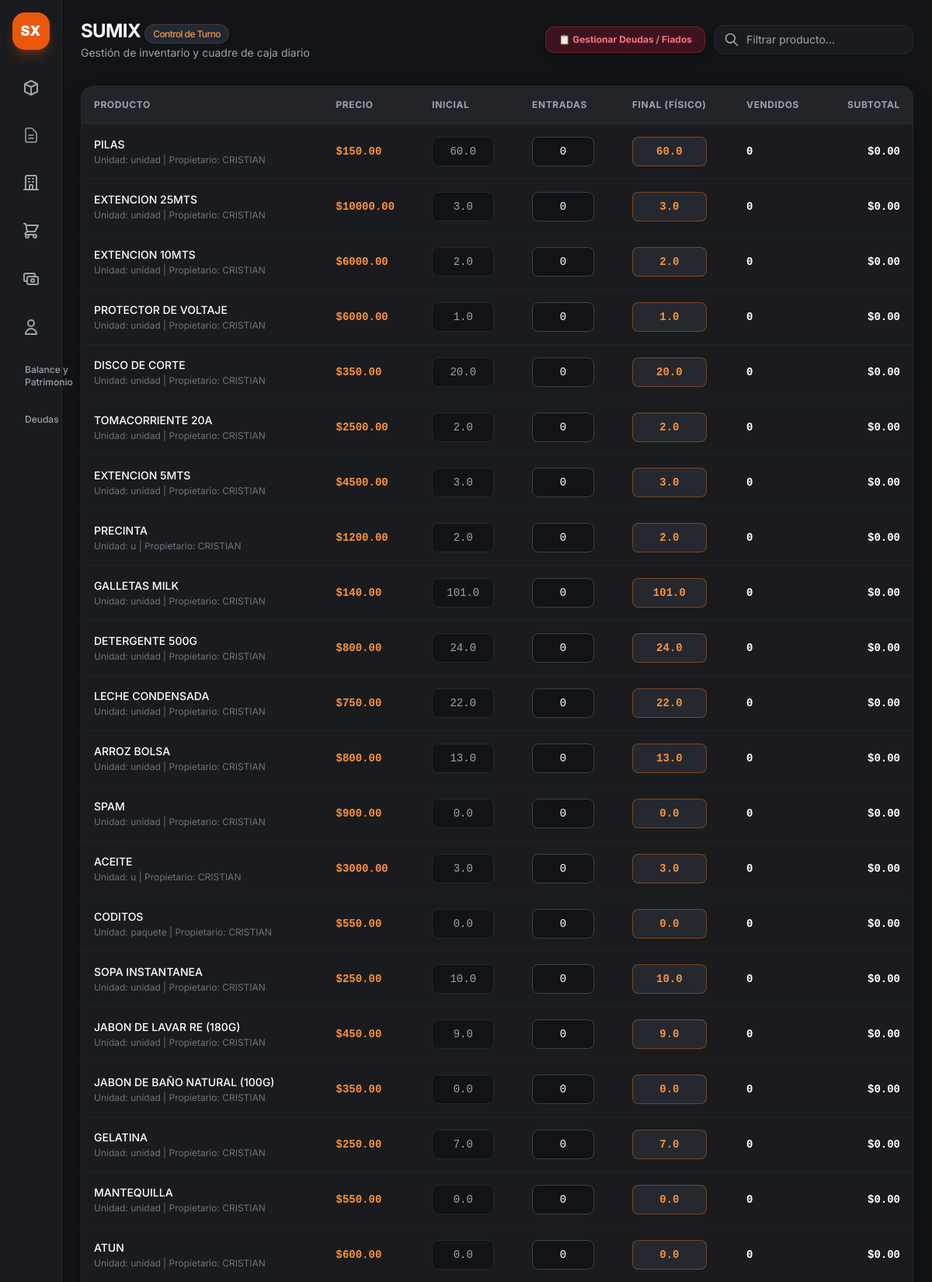
Screenshot of /cierre (signed in, upper part) with the database file from the repository.
### app.py (models this page shows, shortened)
class Producto(db.Model):
    __tablename__ = 'productos'
    id = db.Column(db.Integer, primary_key=True)
    codigo = db.Column(db.String(50), nullable=True)
    nombre = db.Column(db.String(100), nullable=False)
    unidad_medida = db.Column(db.String(20), default='unidad')
    propietario_id = db.Column(db.Integer, db.ForeignKey('propietarios.id'), nullable=True)
    precio_costo = db.Column(db.Float, default=0.0)
    precio_venta = db.Column(db.Float, default=0.0)
    fecha_vencimiento = db.Column(db.Date, nullable=True)
    proveedor_id = db.Column(db.Integer, db.ForeignKey('proveedores.id'), nullable=True)
    proveedor = db.relationship('Proveedor', backref=db.backref('productos', lazy=True))
    estado_pago = db.Column(db.String(20), default="Pagado")
    monto_pendiente = db.Column(db.Float, default=0.0)
    fecha_creacion = db.Column(db.DateTime, default=datetime.utcnow)
    stocks = db.relationship('StockAlmacen', backref='producto', cascade="all, delete-orphan", lazy=True)

class Propietario(db.Model):
    __tablename__ = 'propietarios'
    id = db.Column(db.Integer, primary_key=True)
    nombre = db.Column(db.String(100), nullable=False, unique=True)
    descripcion = db.Column(db.String(200))
    productos = db.relationship('Producto', backref='propietario', lazy=True)

### app.py (the view)
@app.route('/cierre')
def vista_cierre():
    username = session.get('user')
    usuario_actual = Usuario.query.filter_by(username=username).first()
    if not usuario_actual:
        return redirect(url_for('login'))
    almacen_id = usuario_actual.almacen_id
    productos = Producto.query.all()
    for prod in productos:
        stock_alm = StockAlmacen.query.filter_by(
            producto_id=prod.id,
            almacen_id=almacen_id
        ).first()
        cantidad_actual = stock_alm.cantidad if stock_alm else 0.0
        prod.stock_en_almacen = cantidad_actual
        prod.stock_final_inicial = cantidad_actual
    return render_template('cierre.html', productos=productos)

### app.py (called while the page is built)
@app.context_processor
def inject_today():
    return {'hoy': date.today()}

### templates/cierre.html (shortened to what this page needs)
{% extends "base.html" %}
{% block content %}
<main class="flex-1 flex flex-col min-w-0 overflow-y-auto">
    <header class="p-6 pb-2 flex flex-col sm:flex-row sm:items-center justify-between gap-4">
        <div>
            <h1 class="text-2xl font-bold text-white tracking-tight">SUMIX <span
                    class="text-xs font-medium px-2.5 py-1 rounded-full bg-gray-800 text-orange-400 border border-orange-500/20">Control
                    de Turno</span></h1>
            <p class="text-sm text-gray-400 mt-0.5">Gestión de inventario y cuadre de caja diario</p>
        </div>
        <div class="flex flex-wrap items-center gap-3">
            <a href="{{ url_for('vista_deudas') }}"
               class="px-4 py-2 bg-rose-600/20 hover:bg-rose-600 text-rose-400 hover:text-white border border-rose-500/30 font-bold rounded-xl transition text-xs flex items-center gap-2 shadow-lg">
                <span>📋 Gestionar Deudas / Fiados</span>
            </a>
            <div class="relative w-full sm:w-64">
                <svg class="w-5 h-5 absolute left-3 top-1/2 -translate-y-1/2 text-gray-400" fill="none"
                    stroke="currentColor" viewBox="0 0 24 24">
                    <path stroke-linecap="round" stroke-linejoin="round" stroke-width="2"
                        d="M21 21l-6-6m2-5a7 7 0 11-14 0 7 7 0 0114 0z" />
                </svg>
                <input type="text" id="buscador" placeholder="Filtrar producto..." onkeyup="filtrarProductos()"
                    class="w-full bg-[#1a1b1e] border border-gray-800 rounded-xl pl-10 pr-4 py-2 text-sm text-gray-200 focus:outline-none focus:border-orange-500/50 transition">
            </div>
        </div>
    </header>
    <section class="p-6 flex-1 space-y-6">
        <div class="bg-[#1a1b1e] border border-gray-800 rounded-2xl overflow-hidden shadow-2xl">
            <div class="overflow-x-auto">
                <table class="w-full text-left border-collapse">
                    <thead>
                        <tr class="border-b border-gray-800 text-xs font-semibold text-gray-400 uppercase tracking-wider bg-[#222429]">
                            <th class="p-4">Producto</th>
                            <th class="p-4">Precio</th>
                            <th class="p-4">Inicial</th>
                            <th class="p-4">Entradas</th>
                            <th class="p-4">Final (Físico)</th>
                            <th class="p-4">Vendidos</th>
                            <th class="p-4 text-right">Subtotal</th>
                        </tr>
                    </thead>
                    <tbody class="divide-y divide-gray-800/60 text-sm" id="tabla-productos">
                        {% for p in productos %}
                        <tr class="fila-producto hover:bg-gray-800/30 transition-colors" data-id="{{ p.id }}"
                            data-precio="{{ p.precio_venta }}"
                            data-propietario-id="{{ p.propietario.id if p.propietario else 0 }}"
                            data-propietario-nombre="{{ p.propietario.nombre if p.propietario else '' }}">
                            <td class="p-4 font-medium text-white nombre-prod">
                                {{ p.nombre }}
                                <span class="block text-xs text-gray-500 mt-0.5 font-normal">
                                    Unidad: {{ p.unidad_medida }} | Propietario: {{ p.propietario.nombre if p.propietario else 'Sin Propietario' }}
                                </span>
                            </td>
                            <td class="p-4 font-mono text-orange-400 font-semibold">
                                ${{ "%.2f"|format(p.precio_venta) }}
                            </td>
                            <td class="p-4">
                                <input type="number" step="any"
                                    class="stock-inicial w-20 bg-[#121316] border border-gray-800 rounded-lg p-2 text-gray-400 text-center font-mono cursor-not-allowed"
                                    value="{{ p.stock_en_almacen }}" readonly>
                            </td>
                            <td class="p-4">
                                <input type="number" step="any" min="0"
                                    class="entradas w-20 bg-[#121316] border border-gray-700 rounded-lg p-2 text-white text-center font-mono focus:border-orange-500 focus:outline-none"
                                    value="0" oninput="calcular()">
                            </td>
                            <td class="p-4">
                                <input type="number" step="any" min="0"
                                    class="stock-final w-24 bg-[#25282e] border border-orange-500/40 text-orange-400 font-bold rounded-lg p-2 text-center font-mono focus:border-orange-500 focus:outline-none focus:ring-1 focus:ring-orange-500"
                                    value="{{ p.stock_final_inicial }}" oninput="calcular()">
                            </td>
                            <td class="p-4 font-bold text-white font-mono vendidos">0</td>
                            <td class="p-4 font-bold text-right text-white font-mono subtotal">$0.00</td>
                        </tr>
                        {% endfor %}
                    </tbody>
                </table>
            </div>
        </div>
    </section>
</main>
{% endblock %}

### static/css/style.css (style rules this page uses)
body { font-family: 'Inter', sans-serif; }
input[type=number] { -moz-appearance: textfield; }

### rows the page displays
Producto: nombre "PILAS", unidad_medida "unidad", propietario "CRISTIAN", precio_venta "150.00", stock_en_almacen "60.0", stock_final_inicial "60.0"
Producto: nombre "EXTENCION 25MTS", unidad_medida "unidad", propietario "CRISTIAN", precio_venta "10000.00", stock_en_almacen "3.0", stock_final_inicial "3.0"
Producto: nombre "EXTENCION 10MTS", unidad_medida "unidad", propietario "CRISTIAN", precio_venta "6000.00", stock_en_almacen "2.0", stock_final_inicial "2.0"
Producto: nombre "PROTECTOR DE VOLTAJE", unidad_medida "unidad", propietario "CRISTIAN", precio_venta "6000.00", stock_en_almacen "1.0", stock_final_inicial "1.0"
Producto: nombre "DISCO DE CORTE", unidad_medida "unidad", propietario "CRISTIAN", precio_venta "350.00", stock_en_almacen "20.0", stock_final_inicial "20.0"
Producto: nombre "TOMACORRIENTE 20A", unidad_medida "unidad", propietario "CRISTIAN", precio_venta "2500.00", stock_en_almacen "2.0", stock_final_inicial "2.0"
Producto: nombre "EXTENCION 5MTS", unidad_medida "unidad", propietario "CRISTIAN", precio_venta "4500.00", stock_en_almacen "3.0", stock_final_inicial "3.0"
Producto: nombre "PRECINTA", unidad_medida "u", propietario "CRISTIAN", precio_venta "1200.00", stock_en_almacen "2.0", stock_final_inicial "2.0"
Producto: nombre "GALLETAS MILK", unidad_medida "unidad", propietario "CRISTIAN", precio_venta "140.00", stock_en_almacen "101.0", stock_final_inicial "101.0"
Producto: nombre "DETERGENTE 500G", unidad_medida "unidad", propietario "CRISTIAN", precio_venta "800.00", stock_en_almacen "24.0", stock_final_inicial "24.0"
Producto: nombre "LECHE CONDENSADA", unidad_medida "unidad", propietario "CRISTIAN", precio_venta "750.00", stock_en_almacen "22.0", stock_final_inicial "22.0"
Producto: nombre "ARROZ BOLSA", unidad_medida "unidad", propietario "CRISTIAN", precio_venta "800.00", stock_en_almacen "13.0", stock_final_inicial "13.0"
Producto: nombre "SPAM", unidad_medida "unidad", propietario "CRISTIAN", precio_venta "900.00", stock_en_almacen "0.0", stock_final_inicial "0.0"
Producto: nombre "ACEITE", unidad_medida "u", propietario "CRISTIAN", precio_venta "3000.00", stock_en_almacen "3.0", stock_final_inicial "3.0"
Producto: nombre "CODITOS", unidad_medida "paquete", propietario "CRISTIAN", precio_venta "550.00", stock_en_almacen "0.0", stock_final_inicial "0.0"
Producto: nombre "SOPA INSTANTANEA", unidad_medida "unidad", propietario "CRISTIAN", precio_venta "250.00", stock_en_almacen "10.0", stock_final_inicial "10.0"
Producto: nombre "JABON DE LAVAR RE (180G)", unidad_medida "unidad", propietario "CRISTIAN", precio_venta "450.00", stock_en_almacen "9.0", stock_final_inicial "9.0"
Producto: nombre "JABON DE BAÑO NATURAL (100G)", unidad_medida "unidad", propietario "CRISTIAN", precio_venta "350.00", stock_en_almacen "0.0", stock_final_inicial "0.0"
Producto: nombre "GELATINA", unidad_medida "unidad", propietario "CRISTIAN", precio_venta "250.00", stock_en_almacen "7.0", stock_final_inicial "7.0"
Producto: nombre "MANTEQUILLA", unidad_medida "unidad", propietario "CRISTIAN", precio_venta "550.00", stock_en_almacen "0.0", stock_final_inicial "0.0"
Producto: nombre "ATUN", unidad_medida "unidad", propietario "CRISTIAN", precio_venta "600.00", stock_en_almacen "0.0", stock_final_inicial "0.0"
